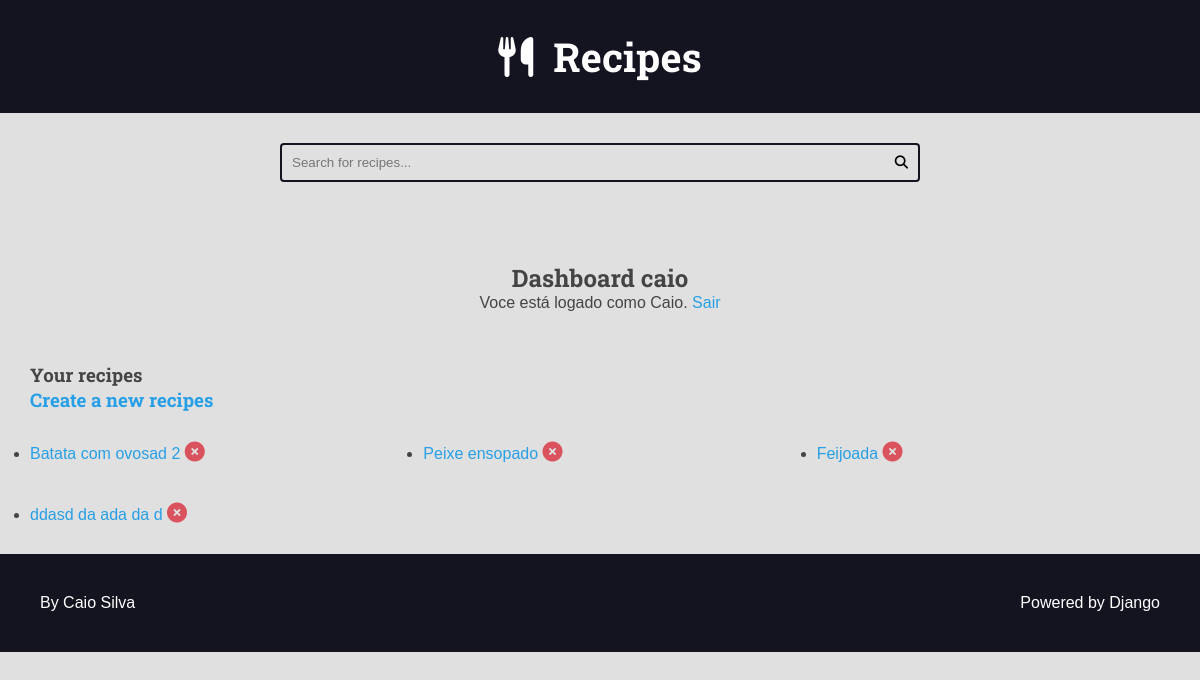
Before: /auth/dashboard/ (signed in) with the older database file.
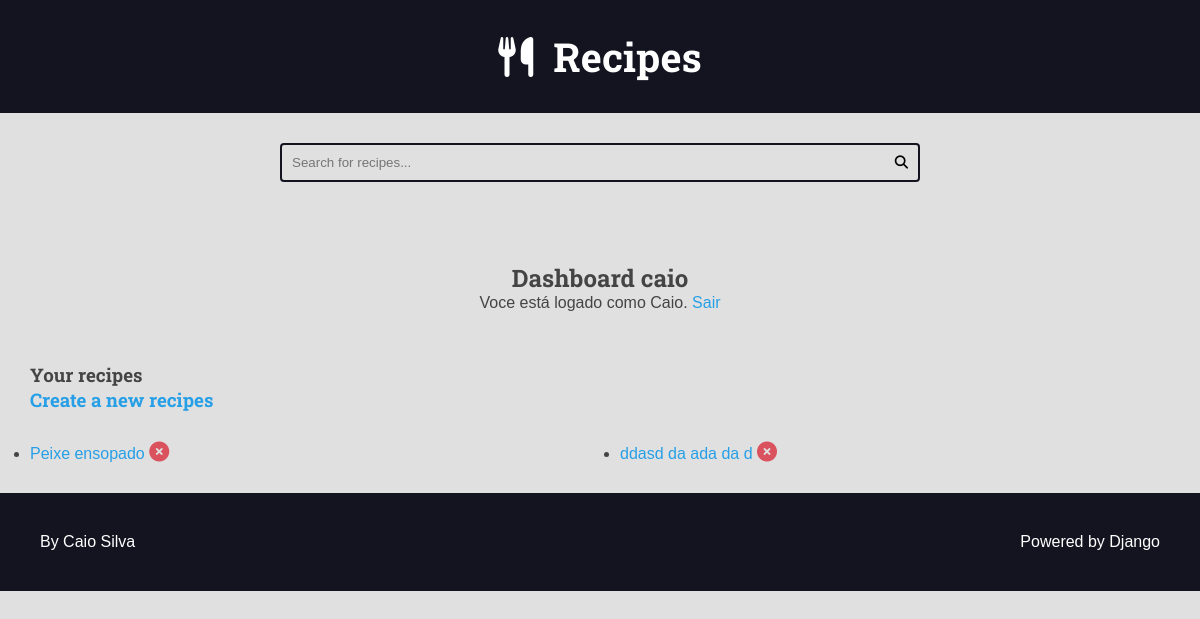
After: the same page with the newer database file.
### recipes/models.py (models this page shows, shortened)
class Recipe(models.Model):
    title = models.CharField(max_length=65)
    description = models.CharField(max_length=165)
    slug = models.SlugField(unique=True)
    preparation_time = models.IntegerField()
    preparation_time_unit = models.CharField(max_length=65)
    servings = models.IntegerField()
    servings_unit = models.CharField(max_length=65)
    preparation_steps = models.TextField()
    preparation_steps_is_html = models.BooleanField(default=False)
    created_at = models.DateTimeField(auto_now_add=True)
    updated_at = models.DateTimeField(auto_now=True)
    is_published = models.BooleanField(default=False)
    cover = models.ImageField(upload_to='recipes/covers/%Y/%m/%d/', blank=True, default='')
    category = models.ForeignKey(
        Category, on_delete=models.SET_NULL, null=True, blank=True, default=None
    )
    author = models.ForeignKey(
        User, on_delete=models.SET_NULL, null=True, blank=True, default=None
    )
    class Meta:
        verbose_name = 'Recipe'
        verbose_name_plural = 'Recipes'

### author/views.py (the view)
# urls.py: path('dashboard/', views.DashboardView.as_view(), name='dashboard'),
class DashboardView(LoginRequiredMixin, ListView):
    login_url = 'author:login'
    template_name = 'author/dashboard.html'
    model = Recipe
    context_object_name = 'recipes'
    def get_queryset(self):
        recipes = Recipe.objects.filter(
            author=self.request.user,
            is_published=False)
        return recipes

### author/templates/author/dashboard.html (shortened to what this page needs)
{% extends 'base.html' %}
{% load static %}
{% block content %}
{% include 'parciais/search.html' %}
<div class="main-content container ">
    <div class="dashboard center">
        <h2>Dashboard {{user}}</h2>
        <p>
            {% if user.is_authenticated %}
                Voce está logado como {{user|title}}. <a href="{% url 'author:logout' %}">Sair</a>
            {% endif %}
        </p>
    </div>
    <h3>Your recipes</h3>
    <h3><a href="{% url 'recipe:create' %}">Create a new recipes</a></h3>
</div>
<div class="main-content main-content-list container">
    {% for recipe in recipes %}
        <ul>
            <li>
                <a href="{% url 'recipe:update' recipe.slug%}">{{recipe.title}}</a>
                <form class='inline-form form-delete' action="{% url 'recipe:delete'%}" method='POST'>{% csrf_token %}
                    <button class='plaintext-button' type="submit"><i class="fa-solid fa-circle-xmark color"></i></button>
                </form>
            </li>
        </ul>
    {% empty %}
        <div class="center">
            <h1>No recipes found here!</h1>
        </div>
    {% endfor %}
</div>
{% endblock content %}

Changed rows visible on the page:
no longer on this page (row edited): Recipe: title "Batata com ovosad 2"
no longer on this page (row edited): Recipe: title "Feijoada"
